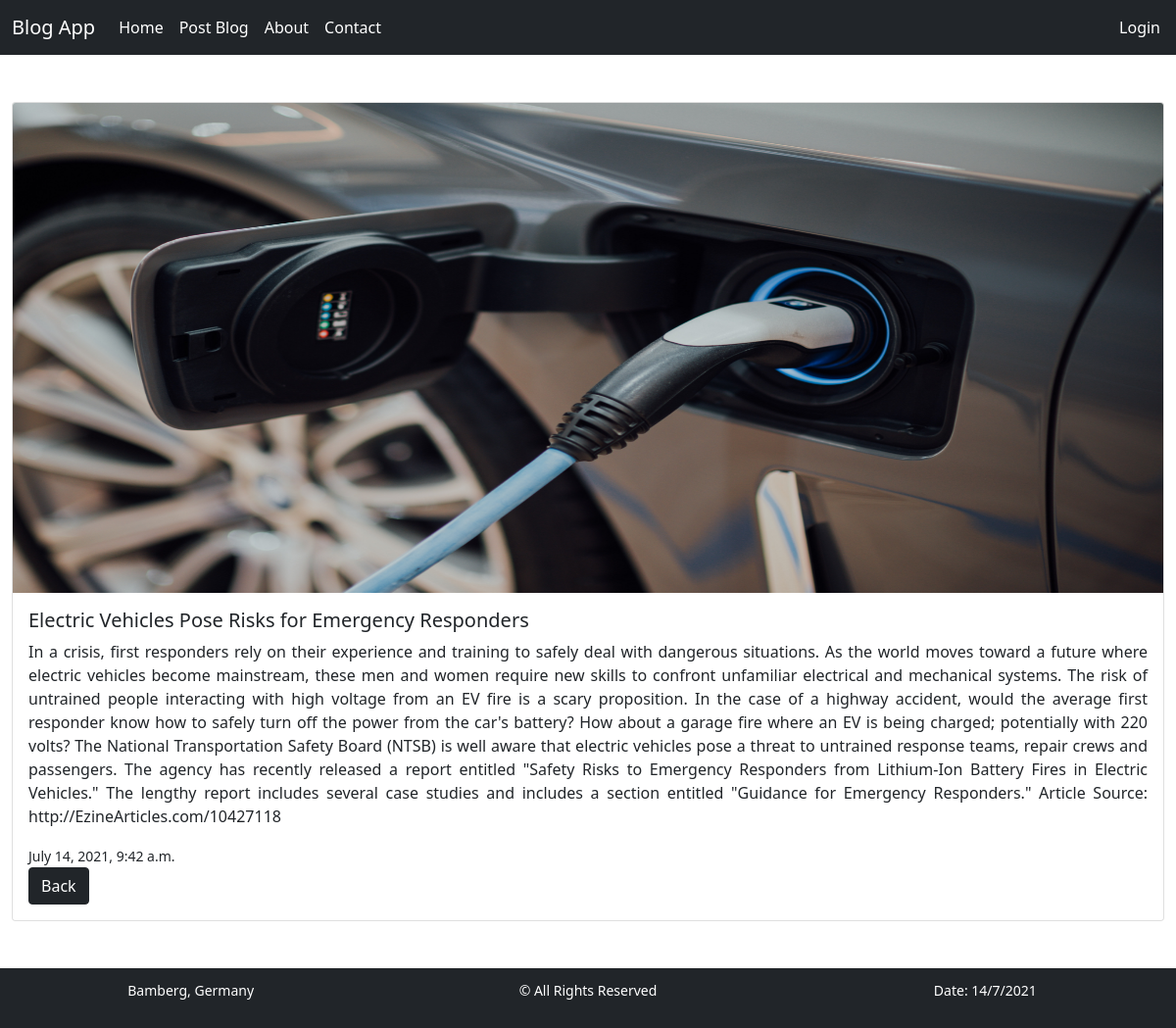
The app's page /detail/7 with its own data.
### blogapp/models.py (models this page shows, shortened)
class Post(models.Model):
    title=models.CharField(max_length=70)
    body=models.TextField()
    date=models.DateTimeField(auto_now_add=True)
    img =models.ImageField('',upload_to = 'images/')

### blogapp/views.py (the view)
# urls.py: path('detail/<int:id>',detail,name='detail'),
def detail(request,id):
    post=Post.objects.get(pk=id)
    return render(request,'detail.html',{'post':post})

### blogapp/templates/detail.html (shortened to what this page needs)
{%extends 'base.html'%}
{%block content%}
<div class="container-fluid my-5">
    <div class="row">
        <div class="col-sm-12">
            <div class="card">
                <img src="{{post.img.url}}" class="card-img-top" alt="..." width="100%" height="500px">
                <div class="card-body">
                  <h5 class="card-title">{{post.title}}</h5>
                  <p class="card-text" style="text-align: justify;">{{post.body}}</p>
                  <small>{{post.date}}</small>
                  <br>
                  <a href="{%url 'index' %}" class="btn btn-dark">Back</a>
                </div>
            </div>
        </div>
    </div>
</div>
{%endblock content%}

### blogapp/templates/base.html (shortened to what this page needs)
<!DOCTYPE html>
<html lang="en">
<head>
<link href="https://cdn.jsdelivr.net/npm/bootstrap@5.0.2/dist/css/bootstrap.min.css" rel="stylesheet">
</head>
<body>
   {%include 'navbar.html'%}
<div class="content">
{%block content%}
{%endblock content%}
</div>
{%include 'footer.html'%}
</body>
</html>

### blogapp/templates/navbar.html (shortened to what this page needs)
<nav class="navbar navbar-expand-lg navbar-light bg-dark text-white sticky-top">
    <div class="container-fluid">
      <a class="navbar-brand text-white" href="{%url 'index'%}">Blog App</a>
      <div class="collapse navbar-collapse" id="navbarNav" >
        <ul class="navbar-nav">
          <li class="nav-item">
            <a class="nav-link text-white active" aria-current="page" href="{%url 'index'%}">Home</a>
          </li>
          <li class="nav-item">
            <a class="nav-link text-white" href="{%url 'blogpost' %}">Post Blog</a>
          </li>
          <li class="nav-item">
            <a class="nav-link text-white" href="{%url 'aboutus' %}">About</a>
          </li>
          <li class="nav-item">
            <a class="nav-link text-white" href="{%url 'contactus'%}">Contact</a>
          </li>
        </ul>
      </div>
    </div>
    {% if request.user.is_authenticated %}
    <a class="text-end text-white nav-link " style="position: absolute; right:0;z-index:220;" href="{%url 'log_out' %}">Logout</a>
    {%else%}
    <a class="text-end text-white nav-link " style="position: absolute; right:0;z-index:220;" href="{%url 'log_in' %}">Login</a>
    {%endif%}
  </nav>

### blogapp/templates/footer.html (shortened to what this page needs)
<footer>
    <div class="container-fluid  text-white p-1 bg-dark" >
     <div class="row">
         <div class="col-sm-4 p-2">
            <p class="text-center small">
                        Bamberg, Germany
            </p>
         </div>
         <div class="col-sm-4 p-2">
            <p class="text-center small">&copy; All Rights Reserved</p>
         </div>
         <div class="col-sm-4 p-2">
            <p class="text-center small">Date:
            </p>
         </div>
     </div>
    </div>
</footer>

### records on screen
Post: img (picture), title "Electric Vehicles Pose Risks for Emergency Responders", body "In a crisis, first responders rely on their experience and training to safely deal with dangerous situations. As the world moves toward a future where electric vehicles become mainstream, these men and women require new skills to confront unfamiliar electrical and mechanical systems. The risk of untrained people interacting with high voltage from an EV fire is a scary proposition. In the case of a highway accident, would the average first responder know how to safely turn off the power from the car's battery? How about a garage fire where an EV is being charged; potentially with 220 volts? The National Transportation Safety Board (NTSB) is well aware that electric vehicles pose a threat to…", date "July 14, 2021, 9:42 a.m."
